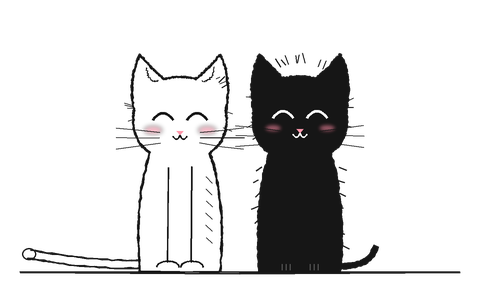
#> input picture resources/black_cat.png, 480 x 300 px
$ python make_app_icon.py
#> lines starting #> are read from the running program, lines starting #| are printed output that depends on the picture
"""앱 아이콘(resources/app_icon.ico)을 완료창 고양이 그림(resources/black_cat.png)으로 만든다.

검은 고양이가 어두운 작업 표시줄에서도 보이도록 흰 둥근 사각형 바탕 위에 올린다.
사용: .venv\\Scripts\\python.exe scripts\\make_app_icon.py
"""
from pathlib import Path

from PIL import Image, ImageDraw

크기들 = (16, 20, 24, 32, 40, 48, 64, 128, 256)


def 아이콘_그림(고양이, 변=1024):
    """변 길이 정사각형: 흰 둥근 사각형 바탕 + 가운데 고양이(바탕의 약 84%)."""
#> called with 변 = 1024
    판 = Image.new("RGBA", (변, 변), (0, 0, 0, 0))
#> 판: PIL image 1024x1024 RGBA; every value is 0
    ImageDraw.Draw(판).rounded_rectangle((0, 0, 변 - 1, 변 - 1), radius=변 // 5, fill=(255, 255, 255, 255))
    고양이 = 고양이.convert("RGBA")
#> 고양이 is the input picture: PIL image 480x300 RGBA; mean R, G, B, A 30.8, 30.6, 30.6, 65.8
    고양이 = 고양이.crop(고양이.getbbox() or (0, 0, *고양이.size))
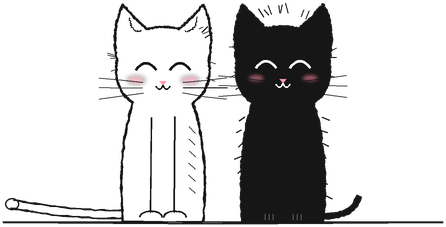
#> 고양이: PIL image 446x227 RGBA; mean R, G, B, A 43.7, 43.5, 43.6, 93.6; transparent parts drawn white
    배율 = 변 * 0.84 / max(고양이.size)
#> 배율 = 1.93
    고양이 = 고양이.resize((round(고양이.width * 배율), round(고양이.height * 배율)), Image.LANCZOS)
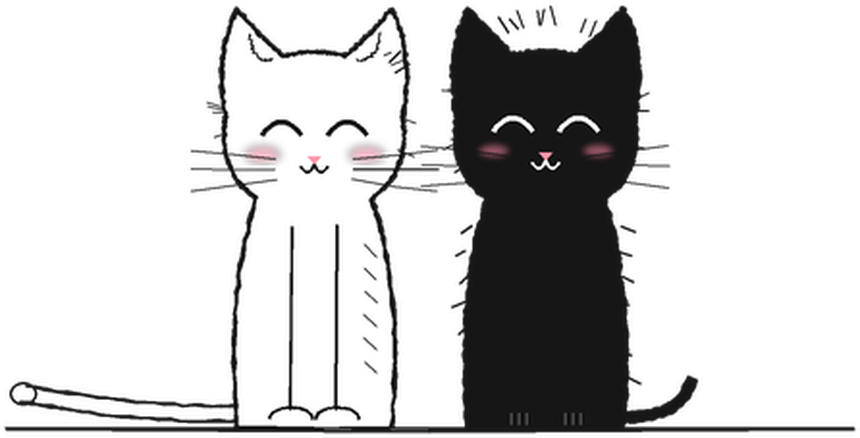
#> 고양이: PIL image 860x438 RGBA; mean R, G, B, A 43.9, 43.7, 43.7, 93.7; transparent parts drawn white
    판.alpha_composite(고양이, ((변 - 고양이.width) // 2, (변 - 고양이.height) // 2))
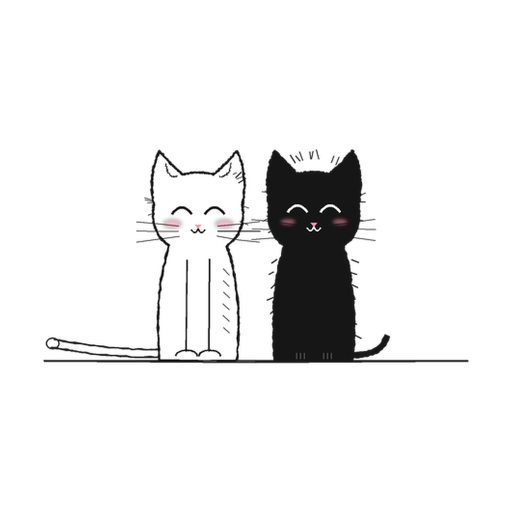
#> 판: PIL image 1024x1024 RGBA (shown at 1/2 size); mean R, G, B, A 228.1, 228, 228.1, 246.2; transparent parts drawn white
    return 판


def main():
    폴더 = Path(__file__).resolve().parents[1] / "resources"
    그림 = 아이콘_그림(Image.open(폴더 / "black_cat.png"))
    out = 폴더 / "app_icon.ico"
    그림.save(out, format="ICO", sizes=[(n, n) for n in 크기들])
    print(out)


if __name__ == "__main__":
    main()
